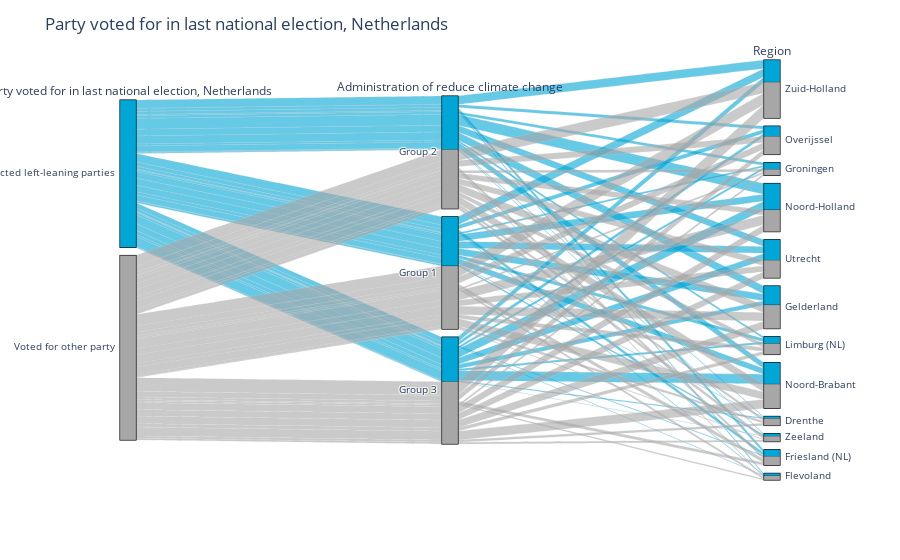

Here is the notebook cell this chart was saved with:
### Code cell
import plotly.express as px
import pandas as pd

# Extract the list of column names from adjusted_responses
adjusted_responses_columns = adjusted_responses.columns

# Extract the list of IDs from Survey_Overview_ADICO
survey_ids = Survey_Overview_ADICO.sample(3)['id'].tolist()

# Find the common column names
common_columns = [col for col in adjusted_responses_columns if col in survey_ids]

# Assuming chosen_aims, chosen_conditions, Survey_Responses, and Survey_Overview_ADICO are already defined.

# Loop through each item in the list of chosen aims
for aim in [chosen_aim]:
    # Combine base conditions with efficacy and cost conditions for the current aim
    conditions = common_columns
    paralelsetdf = adjusted_responses[[aim] + list(conditions)].dropna(how="any")
    
    # Define custom color mapping
    color_mapping = {
        15.0: "#00a6d6",
        31.0: "#a7a7a7"
    }

    # Apply color mapping
    paralelsetdf['color'] = paralelsetdf[aim].map(color_mapping)
    display(paralelsetdf)
    # Update the Column names to the question 
    colnames = []
    for col in paralelsetdf.columns:
        if col == "color": continue
        print(col)
        question = adjusted_overview[adjusted_overview["id"] == col]["question"].iat[0]
        colnames.append(question)


        # Update labels to provide the needed information
        for val in paralelsetdf[col].unique():
            
            try: response = adjusted_overview[(adjusted_overview["id"] == col) & (adjusted_overview["value"] == str(val))]['response'].iat[0]
            except: 
                try: response = adjusted_overview[(adjusted_overview["id"] == col) & (adjusted_overview["value"] == str(int(float(val))))]['response'].iat[0]
                except:""
            paralelsetdf[col] = paralelsetdf[col].replace(val, response)

    paralelsetdf.columns = colnames + ["color"]

    # Create the parallel categories plot
    fig = px.parallel_categories(
        paralelsetdf,
        dimensions=colnames,
        labels={col: col for col in colnames},  # This ensures the labels are the column names
        color='color',
    )

    
    # Update the layout of the figure with a title and font size
    title = adjusted_overview[adjusted_overview['id'] == aim]["question"].iloc[0]
    fig.update_layout(title_text=title)
    
    # Show the plot
    fig.show()

### Figure 1 — Plotly figure (JSON) as saved in the notebook; plotly's stock layout.template omitted (floating-point values rounded to 4 significant figures; data arrays with more than 128 entries replaced by an {"elided": "..."} marker saying what was removed)
{"data": [{"dimensions": [{"label": "Party voted for in last national election, Netherlands", "values": {"elided": "1189 str values"}}, {"label": "Administration of reduce climate change", "values": {"elided": "1189 str values"}}, {"label": "Region", "values": {"elided": "1189 str values"}}], "domain": {"x": [0, 1], "y": [0, 1]}, "line": {"color": {"elided": "1189 str values"}, "coloraxis": "coloraxis"}, "name": "", "type": "parcats"}], "layout": {"coloraxis": {"colorbar": {"title": {"text": "color"}}, "colorscale": [[0, "#0d0887"], [0.1111, "#46039f"], [0.2222, "#7201a8"], [0.3333, "#9c179e"], [0.4444, "#bd3786"], [0.5556, "#d8576b"], [0.6667, "#ed7953"], [0.7778, "#fb9f3a"], [0.8889, "#fdca26"], [1, "#f0f921"]]}, "legend": {"tracegroupgap": 0}, "margin": {"t": 60}, "title": {"text": "Party voted for in last national election, Netherlands"}}}
